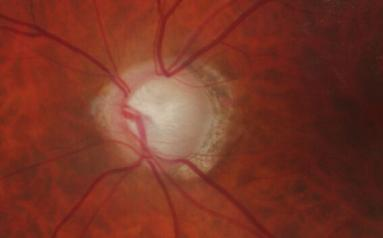
#> input picture TP3/img_1.png, 383 x 238 px
$ python detectionComposent.py
#> lines starting #> are read from the running program, lines starting #| are printed output that depends on the picture; after the words box and inside, x2 and y2 are one past the last pixel; in counts of white or black regions, pixels touching at a corner belong together
import cv2
import numpy as  np

img=cv2.imread("img_1.png",0)
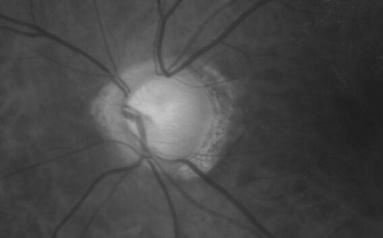
#> img: shape (238, 383); min 28, max 199, mean 71.3
img1=cv2.imread("img_1.png")
#> img1 is the input picture: shape (238, 383, 3); mean B, G, R 38.1, 53.2, 121.3
_,binary= cv2.threshold(img,127,255,cv2.THRESH_BINARY)
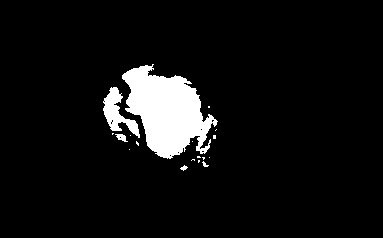
#> binary: shape (238, 383); 6.7% white; 18 white regions (13 under 20 px), largest, box (x1, y1, x2, y2) and area: (122, 64, 218, 159) 5176, (103, 87, 140, 138) 744, (115, 134, 128, 142) 58, (180, 165, 188, 171) 25, (202, 161, 209, 167) 20
l,label,s,c=cv2.connectedComponentsWithStats(binary,255-binary)
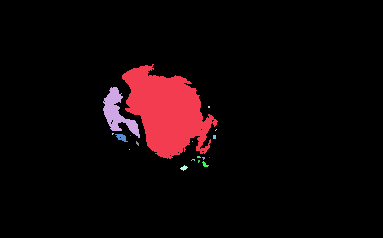
#> label: shape (238, 383) int32; 19 distinct labels, from 0 to 18; one colour per label, 0 black
#> l = 19; s = 19 rows, first 6: [0, 0, 383, 238, 85074], [122, 64, 96, 95, 5176], [103, 87, 37, 51, 744], [208, 106, 2, 2, 4], [215, 129, 2, 2, 2], [112, 133, 2, 2, 3]; c = 19 rows, first 8: [193.2, 118.9], [166.7, 111.1], [117, 112.5], [208.5, 106.5], [215.5, 129.5], [112.3, 133.3], [121.1, 137], [130, 135]


for i in range(l):
    x,y,w,h,area=s[i]
    # cx,cy=c[i]
    cv2.rectangle(img1, (x, y), (x + w, y + w), (255, 0, 0), 2)
#> this loop made 19 passes
#> (x, y, w, h, area) on passes 1, 2, 3, 7, 18, 19: (0, 0, 383, 238, 85074), (122, 64, 96, 95, 5176), (103, 87, 37, 51, 744), (115, 134, 13, 8, 58), (202, 161, 7, 6, 20), (180, 165, 8, 6, 25)
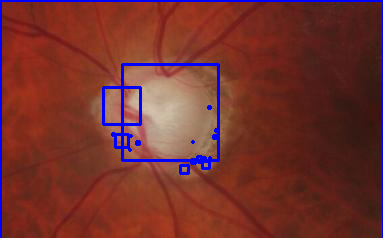
#> img1: shape (238, 383, 3); 3.9% of pixels changed, all inside (x1, y1, x2, y2) = (0, 0, 383, 238)
cv2.imshow('fgh',img1)

cv2.waitKey(0)


# print([label,l,x,d])

$ run again, with TP3/img_2.png copied over TP3/img_1.png
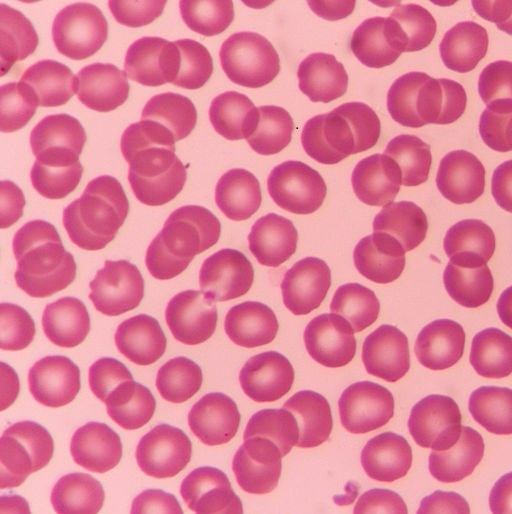
#> input picture TP3/img_2.png, 512 x 514 px
#> img1 is the input picture: shape (514, 512, 3); mean B, G, R 153.3, 127.9, 224.7
#> binary: shape (514, 512); 68.9% white; 169 black regions (67 under 20 px), largest, box (x1, y1, x2, y2) and area: (302, 103, 380, 164) 3108, (444, 220, 495, 307) 2739, (122, 121, 184, 205) 2719
#> `l,label,s,c=cv2.connectedComponentsWithStats(binary,255-binary)`:
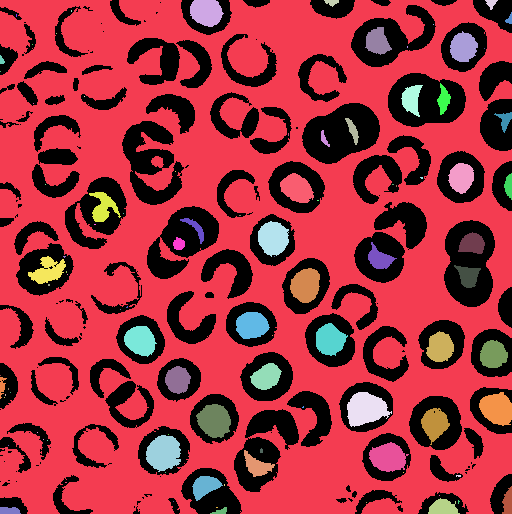
#> label: shape (514, 512) int32; 96 distinct labels, from 0 to 95; one colour per label, 0 black
#> l = 96; s = 96 rows, first 6: [0, 0, 512, 514, 81793], [0, 0, 512, 514, 161126], [190, 0, 34, 27, 714], [324, 0, 15, 7, 64], [485, 0, 13, 10, 69], [71, 10, 1, 2, 2]; c = 96 pairs, first value 0 to 509, second value 1.91 to 511
#> the loop `for i in range(l):` made 96 passes
#> (x, y, w, h, area) on passes 1, 2, 3, 4, 5, 7, 10, 11: (0, 0, 512, 514, 81793), (0, 0, 512, 514, 161126), (190, 0, 34, 27, 714), (324, 0, 15, 7, 64), (485, 0, 13, 10, 69), (505, 12, 7, 12, 45), (365, 27, 27, 28, 494), (450, 31, 28, 31, 638)
#> after the loop `for i in range(l):`:
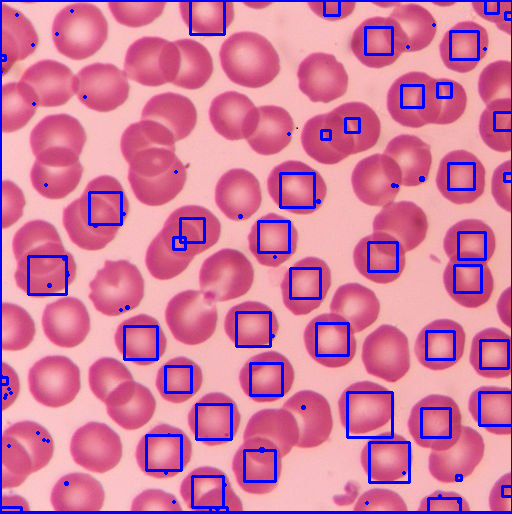
#> img1: shape (514, 512, 3); 6.34% of pixels changed, all inside (x1, y1, x2, y2) = (0, 0, 512, 514)
